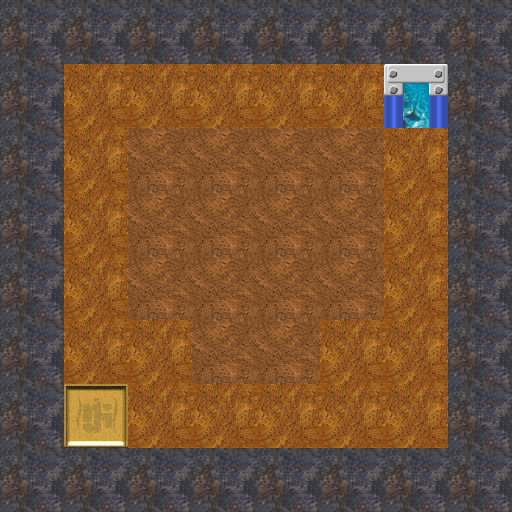

This game map was drawn from its Tiled (.tmx) file and the tilesets committed beside it. A one-line description and the full map source follow:
An orthogonal 8x8 tile map with 64x64 px tiles, 4 tile layers (Walls, EnemyLocs, MovableMap, Exit), 3 tilesets.

<map version="1.0" orientation="orthogonal" renderorder="right-down" width="8" height="8" tilewidth="64" tileheight="64" nextobjectid="1">
 <tileset firstgid="1" name="tiles" tilewidth="64" tileheight="64" spacing="2" margin="1" tilecount="4" columns="2">
  <image source="caveAtlas.png" width="134" height="134" />
 </tileset>
 <tileset firstgid="5" name="Level1WorldTileSheet-ipadhd" tilewidth="64" tileheight="64" spacing="2" margin="2" tilecount="225" columns="15">
  <image source="Level1WorldTileSheet-ipadhd.png" width="1024" height="1024" />
 </tileset>
 <tileset firstgid="230" name="GoldBricks" tilewidth="64" tileheight="64" spacing="2" margin="2" tilecount="49" columns="7">
  <image source="GoldBricks.png" width="512" height="512" />
 </tileset>
 <layer name="Walls" width="8" height="8">
  <data>
   <tile gid="1" />
   <tile gid="1" />
   <tile gid="1" />
   <tile gid="1" />
   <tile gid="1" />
   <tile gid="1" />
   <tile gid="1" />
   <tile gid="1" />
   <tile gid="1" />
   <tile gid="0" />
   <tile gid="0" />
   <tile gid="0" />
   <tile gid="0" />
   <tile gid="0" />
   <tile gid="0" />
   <tile gid="1" />
   <tile gid="1" />
   <tile gid="0" />
   <tile gid="0" />
   <tile gid="0" />
   <tile gid="0" />
   <tile gid="0" />
   <tile gid="0" />
   <tile gid="1" />
   <tile gid="1" />
   <tile gid="0" />
   <tile gid="0" />
   <tile gid="0" />
   <tile gid="0" />
   <tile gid="0" />
   <tile gid="0" />
   <tile gid="1" />
   <tile gid="1" />
   <tile gid="0" />
   <tile gid="0" />
   <tile gid="0" />
   <tile gid="0" />
   <tile gid="0" />
   <tile gid="0" />
   <tile gid="1" />
   <tile gid="1" />
   <tile gid="0" />
   <tile gid="0" />
   <tile gid="0" />
   <tile gid="0" />
   <tile gid="0" />
   <tile gid="0" />
   <tile gid="1" />
   <tile gid="1" />
   <tile gid="0" />
   <tile gid="0" />
   <tile gid="0" />
   <tile gid="0" />
   <tile gid="0" />
   <tile gid="0" />
   <tile gid="1" />
   <tile gid="1" />
   <tile gid="1" />
   <tile gid="1" />
   <tile gid="1" />
   <tile gid="1" />
   <tile gid="1" />
   <tile gid="1" />
   <tile gid="1" />
  </data>
 </layer>
 <layer name="EnemyLocs" width="8" height="8">
  <data>
   <tile gid="0" />
   <tile gid="0" />
   <tile gid="0" />
   <tile gid="0" />
   <tile gid="0" />
   <tile gid="0" />
   <tile gid="0" />
   <tile gid="0" />
   <tile gid="0" />
   <tile gid="0" />
   <tile gid="0" />
   <tile gid="0" />
   <tile gid="0" />
   <tile gid="0" />
   <tile gid="0" />
   <tile gid="0" />
   <tile gid="0" />
   <tile gid="0" />
   <tile gid="2" />
   <tile gid="0" />
   <tile gid="0" />
   <tile gid="0" />
   <tile gid="0" />
   <tile gid="0" />
   <tile gid="0" />
   <tile gid="0" />
   <tile gid="0" />
   <tile gid="0" />
   <tile gid="0" />
   <tile gid="0" />
   <tile gid="0" />
   <tile gid="0" />
   <tile gid="0" />
   <tile gid="0" />
   <tile gid="0" />
   <tile gid="0" />
   <tile gid="0" />
   <tile gid="2" />
   <tile gid="0" />
   <tile gid="0" />
   <tile gid="0" />
   <tile gid="0" />
   <tile gid="0" />
   <tile gid="0" />
   <tile gid="0" />
   <tile gid="0" />
   <tile gid="0" />
   <tile gid="0" />
   <tile gid="0" />
   <tile gid="0" />
   <tile gid="0" />
   <tile gid="0" />
   <tile gid="0" />
   <tile gid="0" />
   <tile gid="0" />
   <tile gid="0" />
   <tile gid="0" />
   <tile gid="0" />
   <tile gid="0" />
   <tile gid="0" />
   <tile gid="0" />
   <tile gid="0" />
   <tile gid="0" />
   <tile gid="0" />
  </data>
 </layer>
 <layer name="MovableMap" width="8" height="8">
  <data>
   <tile gid="0" />
   <tile gid="0" />
   <tile gid="0" />
   <tile gid="0" />
   <tile gid="0" />
   <tile gid="0" />
   <tile gid="0" />
   <tile gid="0" />
   <tile gid="0" />
   <tile gid="2" />
   <tile gid="2" />
   <tile gid="2" />
   <tile gid="2" />
   <tile gid="2" />
   <tile gid="3" />
   <tile gid="0" />
   <tile gid="0" />
   <tile gid="2" />
   <tile gid="4" />
   <tile gid="4" />
   <tile gid="4" />
   <tile gid="4" />
   <tile gid="2" />
   <tile gid="0" />
   <tile gid="0" />
   <tile gid="2" />
   <tile gid="4" />
   <tile gid="4" />
   <tile gid="4" />
   <tile gid="4" />
   <tile gid="2" />
   <tile gid="0" />
   <tile gid="0" />
   <tile gid="2" />
   <tile gid="4" />
   <tile gid="4" />
   <tile gid="4" />
   <tile gid="4" />
   <tile gid="2" />
   <tile gid="0" />
   <tile gid="0" />
   <tile gid="2" />
   <tile gid="2" />
   <tile gid="4" />
   <tile gid="4" />
   <tile gid="2" />
   <tile gid="2" />
   <tile gid="0" />
   <tile gid="0" />
   <tile gid="267" />
   <tile gid="2" />
   <tile gid="2" />
   <tile gid="2" />
   <tile gid="2" />
   <tile gid="2" />
   <tile gid="0" />
   <tile gid="0" />
   <tile gid="0" />
   <tile gid="0" />
   <tile gid="0" />
   <tile gid="0" />
   <tile gid="0" />
   <tile gid="0" />
   <tile gid="0" />
  </data>
 </layer>
 <layer name="Exit" width="8" height="8">
  <data>
   <tile gid="0" />
   <tile gid="0" />
   <tile gid="0" />
   <tile gid="0" />
   <tile gid="0" />
   <tile gid="0" />
   <tile gid="0" />
   <tile gid="0" />
   <tile gid="0" />
   <tile gid="0" />
   <tile gid="0" />
   <tile gid="0" />
   <tile gid="0" />
   <tile gid="0" />
   <tile gid="53" />
   <tile gid="0" />
   <tile gid="0" />
   <tile gid="0" />
   <tile gid="0" />
   <tile gid="0" />
   <tile gid="0" />
   <tile gid="0" />
   <tile gid="0" />
   <tile gid="0" />
   <tile gid="0" />
   <tile gid="0" />
   <tile gid="0" />
   <tile gid="0" />
   <tile gid="0" />
   <tile gid="0" />
   <tile gid="0" />
   <tile gid="0" />
   <tile gid="0" />
   <tile gid="0" />
   <tile gid="0" />
   <tile gid="0" />
   <tile gid="0" />
   <tile gid="0" />
   <tile gid="0" />
   <tile gid="0" />
   <tile gid="0" />
   <tile gid="0" />
   <tile gid="0" />
   <tile gid="0" />
   <tile gid="0" />
   <tile gid="0" />
   <tile gid="0" />
   <tile gid="0" />
   <tile gid="0" />
   <tile gid="0" />
   <tile gid="0" />
   <tile gid="0" />
   <tile gid="0" />
   <tile gid="0" />
   <tile gid="0" />
   <tile gid="0" />
   <tile gid="0" />
   <tile gid="0" />
   <tile gid="0" />
   <tile gid="0" />
   <tile gid="0" />
   <tile gid="0" />
   <tile gid="0" />
   <tile gid="0" />
  </data>
 </layer>
</map>
